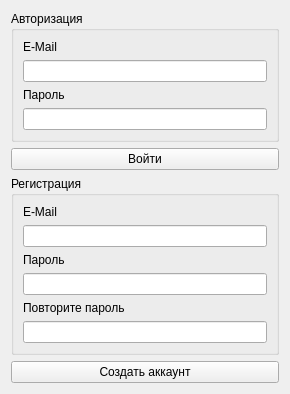
<?xml version="1.0" encoding="UTF-8"?>
<ui version="4.0">
 <class>ClientCredentialsWindow</class>
 <widget class="QWidget" name="ClientCredentialsWindow">
  <property name="enabled">
   <bool>true</bool>
  </property>
  <property name="geometry">
   <rect>
    <x>0</x>
    <y>0</y>
    <width>290</width>
    <height>390</height>
   </rect>
  </property>
  <property name="sizePolicy">
   <sizepolicy hsizetype="Fixed" vsizetype="Fixed">
    <horstretch>0</horstretch>
    <verstretch>0</verstretch>
   </sizepolicy>
  </property>
  <property name="windowTitle">
   <string>Авторизация</string>
  </property>
  <property name="locale">
   <locale language="Russian" country="Russia"/>
  </property>
  <layout class="QVBoxLayout" name="verticalLayout_2">
   <item>
    <widget class="QGroupBox" name="authBox">
     <property name="title">
      <string>Авторизация</string>
     </property>
     <layout class="QVBoxLayout" name="verticalLayout_3">
      <item>
       <widget class="QLabel" name="label">
        <property name="text">
         <string>E-Mail</string>
        </property>
       </widget>
      </item>
      <item>
       <widget class="QLineEdit" name="AuthEmail"/>
      </item>
      <item>
       <widget class="QLabel" name="label_2">
        <property name="text">
         <string>Пароль</string>
        </property>
       </widget>
      </item>
      <item>
       <widget class="QLineEdit" name="AuthPassword"/>
      </item>
     </layout>
    </widget>
   </item>
   <item>
    <widget class="QPushButton" name="Login">
     <property name="text">
      <string>Войти</string>
     </property>
    </widget>
   </item>
   <item>
    <widget class="QGroupBox" name="RegisterCreds">
     <property name="title">
      <string>Регистрация</string>
     </property>
     <layout class="QVBoxLayout" name="verticalLayout_5">
      <item>
       <widget class="QLabel" name="label_3">
        <property name="text">
         <string>E-Mail</string>
        </property>
       </widget>
      </item>
      <item>
       <widget class="QLineEdit" name="RegEmail"/>
      </item>
      <item>
       <widget class="QLabel" name="label_4">
        <property name="text">
         <string>Пароль</string>
        </property>
       </widget>
      </item>
      <item>
       <widget class="QLineEdit" name="RegPassword"/>
      </item>
      <item>
       <widget class="QLabel" name="label_5">
        <property name="text">
         <string>Повторите пароль</string>
        </property>
       </widget>
      </item>
      <item>
       <widget class="QLineEdit" name="RegPasswordRep"/>
      </item>
     </layout>
    </widget>
   </item>
   <item>
    <widget class="QPushButton" name="Register">
     <property name="text">
      <string>Создать аккаунт</string>
     </property>
    </widget>
   </item>
  </layout>
 </widget>
 <resources/>
 <connections/>
</ui>
